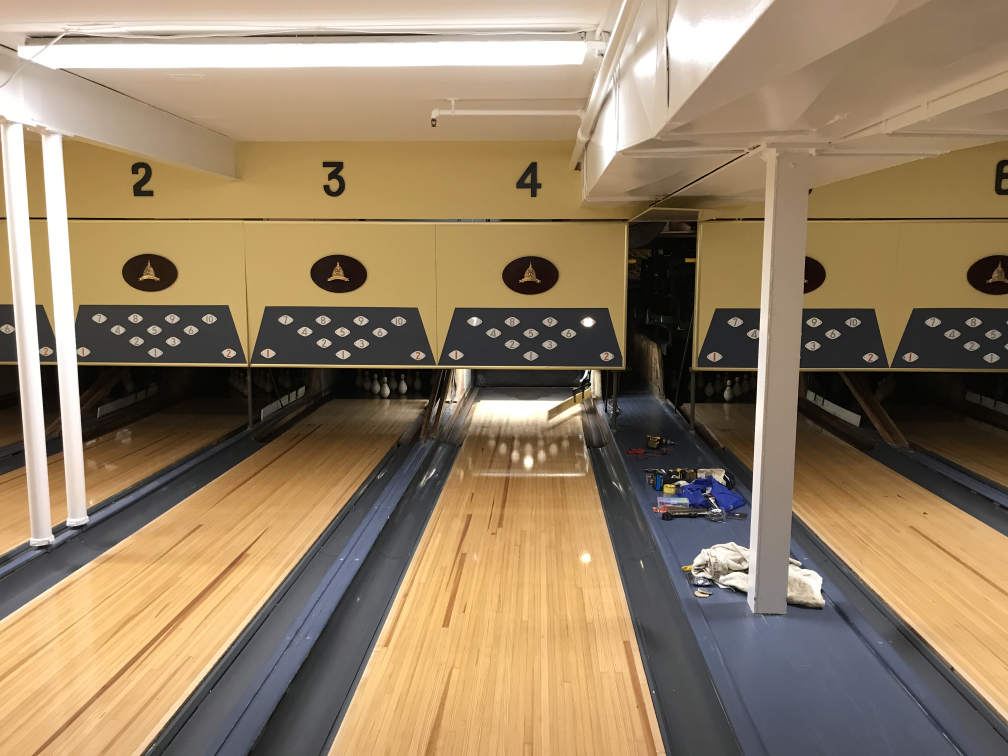
#> input picture IMG_0618.jpg, 4032 x 3024 px, given in place of output2.mp4, which was not available (shown at 1/4 size)
$ python DPBetaPinsBallPCVidtoIOT.py   (older library calls are emulated)
#> lines starting #> are read from the running program, lines starting #| are printed output that depends on the picture; after the words box and inside, x2 and y2 are one past the last pixel; in counts of white or black regions, pixels touching at a corner belong together; pictures that were not available may be replaced by others from this repository, and a replacement may not be noted
# import the necessary packages

import time
import cv2
import numpy
# import RPi.GPIO as GPIO
# from matplotlib import pyplot as plt

pinsGPIO = [6, 26, 20, 5, 21, 3, 16, 2, 14, 15]
mask_crop_ranges = ([1100,1700, 220,2800],[0,0,0,0])
pin_crop_ranges = ([390,490, 820,930],[325,425, 735,835],[345,445, 960,1060],[265,365, 680,760],[280,380, 860,960],
    [300,400, 1065,1165],[260,360, 600,680],[265,365, 790,890],[275,370, 970,1070],[280,380, 1150,1250])

# [16 lines of commented-out code are left out]

def writeImageSeries(frameNoStart, numberOfFrames, img_rgb):
    if frameNoStart <= frameNo:
        if frameNo <= frameNoStart+numberOfFrames:
            print ('Saving ../videos/video3dFrame'+ str(frameNo) +'.jpg')
            cv2.imwrite('../videos/video3dFrame'+ str(frameNo) +'.jpg',img_rgb)

def isPinSetter():
    global setterPresent
    global frameNo
    global img_rgb
    global firstSetterFrame
    # Convert BGR to HSV
    frame = img_rgb[150:450, 650:1600]
    hsv = cv2.cvtColor(frame, cv2.COLOR_BGR2HSV)
    # define range of green color in HSV
    lower_green = numpy.array([65,60,60])
    upper_green = numpy.array([80,255,255])
    # Threshold the HSV image to get only green colors
    mask = cv2.inRange(hsv, lower_green, upper_green)
    res = cv2.bitwise_and(frame,frame, mask=mask)
    _,thrshed = cv2.threshold(cv2.cvtColor(res,cv2.COLOR_BGR2GRAY),3,255,cv2.THRESH_BINARY)
    _,contours,_ = cv2.findContours(thrshed,cv2.RETR_LIST,cv2.CHAIN_APPROX_SIMPLE)
    setterPresent = False
    area = 0
    for cnt in contours:
        #Contour area is measured
        area = cv2.contourArea(cnt) +area
    if area >10000:
        setterPresent = True
        firstSetterFrame = frameNo
    if setterPresent:
        print("Green", area, frameNo)
    else:
        firstSetterFrame = 0

def arm():
    global firstArmFrame
    global frameNo
    firstArmFrame = frameNo

def findPins():
        global x,x1,y,y1
        global priorPinCount
        global img_rgb
        global frame2
        pinCount = 0
        crop = []
        sumHist = [0,0,0,0,0,0,0,0,0,0]
        lower_red = numpy.array([0,0,100]) # lower_red = np.array([0,100,0])
        upper_red = numpy.array([110, 110, 255])  # upper_red = np.array([180,255,255])

        mask = cv2.inRange(img_rgb,lower_red,upper_red)
        output = cv2.bitwise_and(img_rgb, img_rgb, mask=mask)
        threshold = 5
        for i in range(0,10):
                crop.append(output[pin_crop_ranges[i][0]+y:pin_crop_ranges[i][1]+y1,pin_crop_ranges[i][2]+x:pin_crop_ranges[i][3]+x1])
                hist = cv2.calcHist([crop[i]],[1],None,[4], [10,50])
                sumHist[i] = hist[0]+hist[1]+hist[2]+hist[3]
                if frameNo%200 == 0:
                    cv2.putText(crop[i],str(sumHist[i]),(10,10),cv2.FONT_HERSHEY_PLAIN,1,(255,255,255),2,cv2.LINE_AA)
                    cv2.imwrite('../videos/video2'+ str(frameNo*10+i) +'.jpg',crop[i])
                    print('hist', hist)
                if threshold < sumHist[i]:
                    pinCount = pinCount + 2**(9-i)

        print('HIST', frameNo, pinCount, sumHist)
        # bit_GPIO(pinsGPIO,pinCount)q

        if priorPinCount == pinCount:
            return False
        else:
            priorPinCount = pinCount
            return True

cap = cv2.VideoCapture('C:/Users/cliff/OneDrive/pyProjects/videos/output2.mp4')
# setupGPIO(pinsGPIO)
setterPresent = False
armPresent = False
priorPinCount = 0
x=20
x1=0 +x
y=-0
y1=0 + y
crop_ranges = ([1200,1800, 220,2800],[0,0,0,0])

frameNo = 0
prevFrame = 0
ballCounter = [0]*3
origCounter = 0
for i in range(0,1):
    a =(int(crop_ranges[i][2]/2)+x,int(crop_ranges[i][0]/2)+y)
    b = (int(crop_ranges[i][3]/2)+x1, int(crop_ranges[i][1]/2)+y1)
ret, frame1 = cap.read()
#> frame1 is the input picture: shape (3024, 4032, 3); mean B, G, R 100.3, 128.1, 148.8
mask= frame1[650:900, 250:1500]
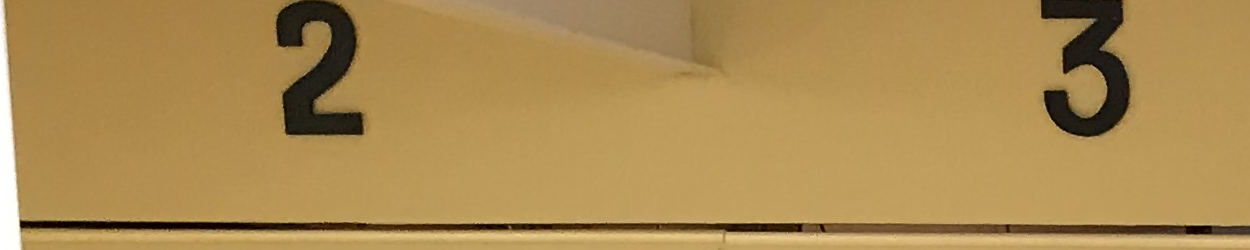
#> mask: shape (250, 1250, 3); mean B, G, R 82.4, 139.8, 171.9
frame1 = mask

while(cap.isOpened()):
    ret, frame2 = cap.read()
    try:
        type(frame2[0]) is None
    except:
        print ("New Video")
        cap.release()
        cap = cv2.VideoCapture('/home/pi/Shared/videos/video3e.h264')
        ret, frame2 = cap.read()
    frameNo = frameNo +1
    img_rgb = frame2

    if setterPresent:
            if firstSetterFrame + 120 > frameNo:
                continue
    if armPresent:
            if firstArmFrame + 120 > frameNo:
                continue
            if firstArmFrame+120 == frameNo:
                armPresent = False

    isPinSetter()
#> in isPinSetter, `frame = img_rgb[150:450, 650:1600]`:
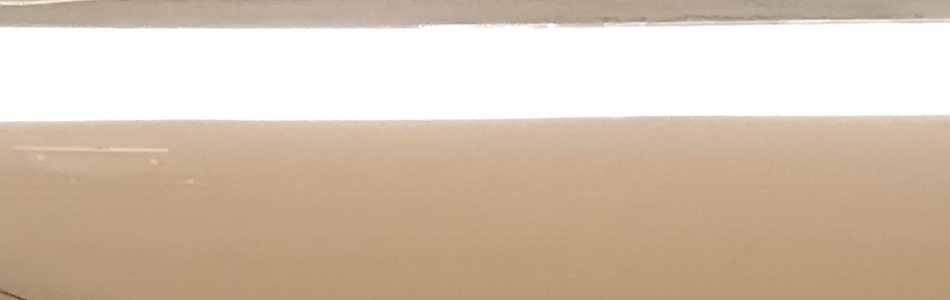
#> frame: shape (300, 950, 3); mean B, G, R 175.1, 194.5, 212.4
#> in isPinSetter, `hsv = cv2.cvtColor(frame, cv2.COLOR_BGR2HSV)`: hsv: shape (300, 950, 3); mean H, S, V 15.9, 49.4, 212.4
#> in isPinSetter, `mask = cv2.inRange(hsv, lower_green, upper_green)`: mask: shape (300, 950); every value is 0
#> in isPinSetter, `res = cv2.bitwise_and(frame,frame, mask=mask)`: res: shape (300, 950, 3); every value is 0
#> in isPinSetter, `_,contours,_ = cv2.findContours(thrshed,cv2.RETR_LIST,cv2.CHAIN_APPROX..`: contours = []
#> after the loop in isPinSetter, `for cnt in contours:`: area = 0
    frame2= frame2[650:900, 250:1500]
    img_gray1 = cv2.cvtColor(mask, cv2.COLOR_BGR2GRAY)
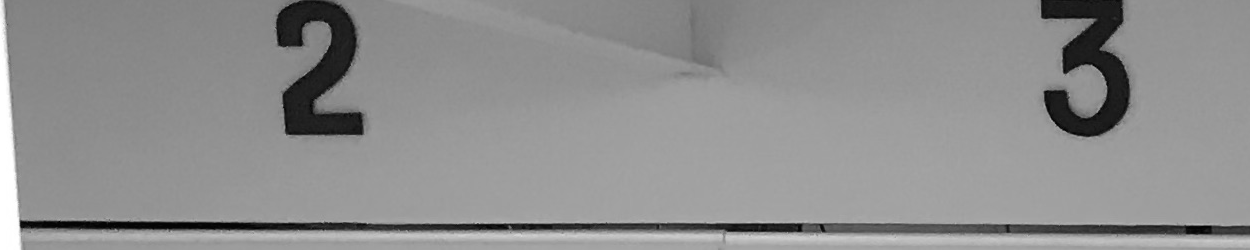
#> img_gray1: shape (250, 1250); min 2, max 255, mean 142.9
    img_gray2 = cv2.cvtColor(frame2, cv2.COLOR_BGR2GRAY)
    diff = cv2.absdiff(img_gray1,img_gray2)
#> diff: shape (250, 1250); every value is 0
    # First value reduces noise.  Values above 150 seem to miss certain ball colors
    ret, thresh = cv2.threshold(diff, 120,255,cv2.THRESH_BINARY)
    frame = thresh
    # Blur eliminates noise by averaging surrounding pixels.  Value is array size of blur and MUST BE ODD
    thresh = cv2.medianBlur(thresh,9)
    cnts = cv2.findContours(thresh.copy(), cv2.RETR_EXTERNAL,
		cv2.CHAIN_APPROX_SIMPLE)[-2]
#> cnts = []
    center = None
    radius = 0
    if len(cnts) > 0:
		# find the largest contour in the mask, then use
		# it to compute the minimum enclosing circle and centroid
        c = max(cnts, key=cv2.contourArea)
        ((xContour, yContour), radius) = cv2.minEnclosingCircle(c)
        print('radius', radius, frameNo, len(cnts))
        ballCounter[0]=0
        ballCounter[1]=0
        ballCounter[2]=0
		# only proceed if the radius meets a minimum size
        if radius > 20:
            # draw the circle and centroid on the frame,
            # then update the list of tracked points
            M = cv2.moments(c)
            center = (int(M["m10"] / M["m00"]), int(M["m01"] / M["m00"]))
            cv2.drawContours(img_gray2, cnts, -1, (0,255,0), 3)
            if center < (1100,200):
                    print('CENTER',center, radius, frameNo, len(cnts))
                    # cv2.imwrite('P:videos/cv2Img'+str(frameNo)+'.jpg',img_gray2)
            else:
                firstArmFrame = frameNo
                armPresent = True
    cv2.imshow('Ball', img_gray2)
    # cv2.imshow('Thresh' , thresh)
    tf = findPins()
#> in findPins, `mask = cv2.inRange(img_rgb,lower_red,upper_red)`:
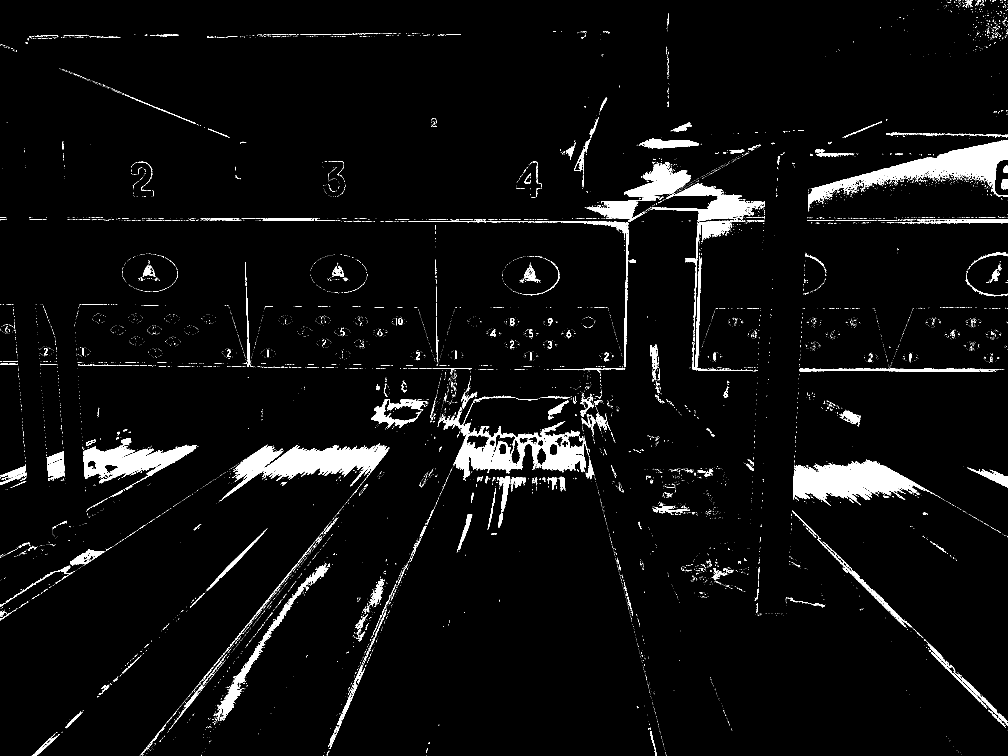
#> mask: shape (3024, 4032) (shown at 1/4 size); 3.9% white; 10597 white regions (9846 under 20 px), largest, box (x1, y1, x2, y2) and area: (890, 1773, 1556, 1995) 51450, (3172, 1838, 3702, 2024) 51429, (3232, 560, 4032, 829) 49671
#> in findPins, `output = cv2.bitwise_and(img_rgb, img_rgb, mask=mask)`:
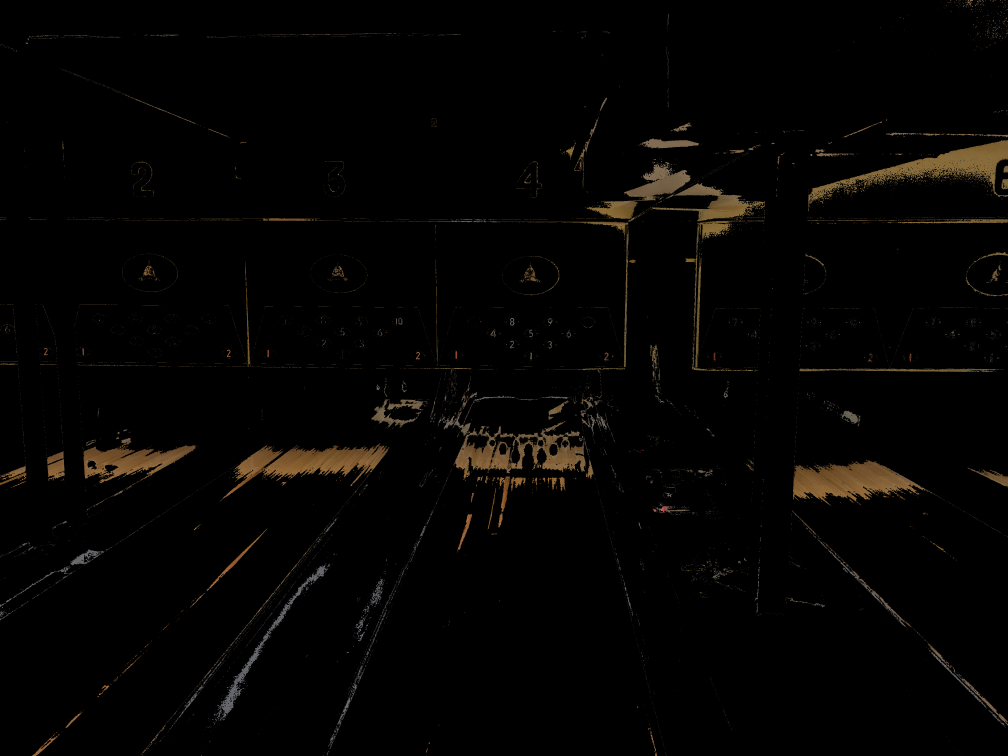
#> output: shape (3024, 4032, 3) (shown at 1/4 size); mean B, G, R 2.5, 3.8, 4.9
#> after the loop in findPins, `for i in range(0,10):`: crop = 10 items; pinCount = 0; sumHist = [[0], [0], [0], [0], [0], [0], [0], [0], [0], [0]]
#> (printed output is left out)

    cv2.rectangle(img_rgb,b, a, 255,2)

    cv2.imshow('IMG_RGB with Ball Rect', img_rgb)

    writeImageSeries(677, 3, img_rgb)
    key = cv2.waitKey(1) & 0xFF
#> (key q is pressed here)

    # if the `q` key was pressed, break from the loop
    if key == ord("q"):
        break

$ run again, on clean_pins.jpg
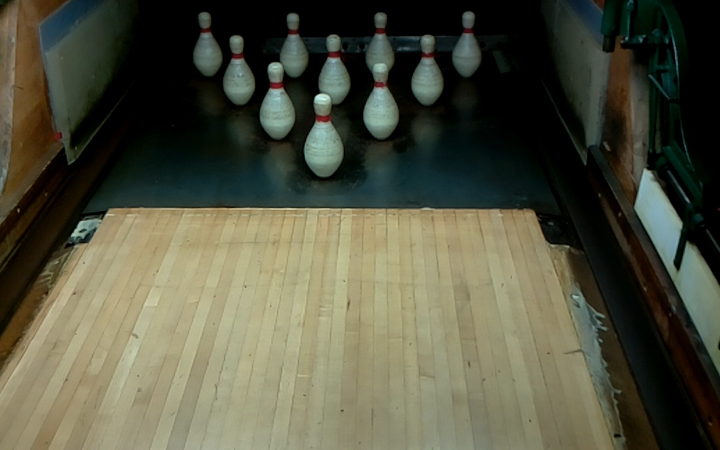
#> input picture clean_pins.jpg, 1440 x 900 px, given in place of output2.mp4, which was not available (shown at 1/2 size)
#> frame1 is the input picture: shape (900, 1440, 3); mean B, G, R 65, 83.6, 83
#> hsv: shape (300, 790, 3); mean H, S, V 48.6, 115.6, 41.9
#> in isPinSetter, `mask = cv2.inRange(hsv, lower_green, upper_green)`:
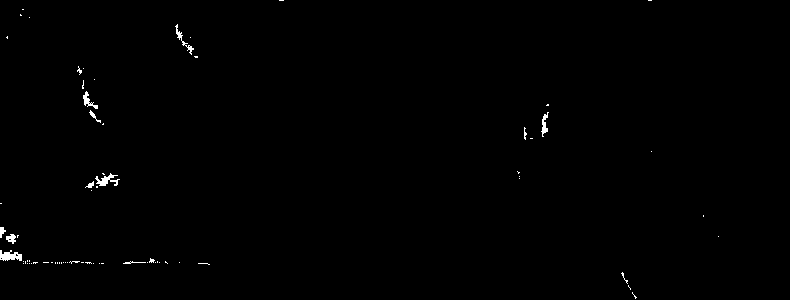
#> mask: shape (300, 790); 0.44% white; 72 white regions (61 under 20 px)
#> contours = 79 contours, 71 with area under 20; largest, box (x1, y1, x2, y2) and area: (0, 250, 22, 261) 128, (95, 173, 120, 186) 94, (83, 91, 98, 109) 66, (541, 112, 549, 137) 58, (175, 24, 194, 55) 54, (6, 234, 16, 244) 48, (0, 227, 6, 238) 26, (89, 110, 101, 123) 23
#> the loop in isPinSetter, `for cnt in contours:` made 79 passes
#> (cnt, area) on passes 33, 34, 35, 36, 38, 42, 43, 46: ([[25, 261], [25, 263]], 25), ([[23, 261]], 25), ([[29, 260], [29, 261]], 25), ([[27, 260], [27, 261]], 25), ([[0, 258], [1, 257], [2, 258], [1, 259]], 37), ([[718, 236]], 174.5), ([[17, 235], [17, 237], [17, 236], [18, 235]], 175), ([[703, 215], [703, 216]], 248.5)
#> after the loop in isPinSetter, `for cnt in contours:`: area = 596.5
#> diff: shape (250, 1190); every value is 0
#> cnts = []
#> after the loop in findPins, `for i in range(0,10):`: crop = 10 items; pinCount = 0; sumHist = [[0], [0], [0], [0], [0], [0], [0], [0], [0], [0]]
#> (printed output is left out)
#> `cv2.rectangle(img_rgb,b, a, 255,2)`:
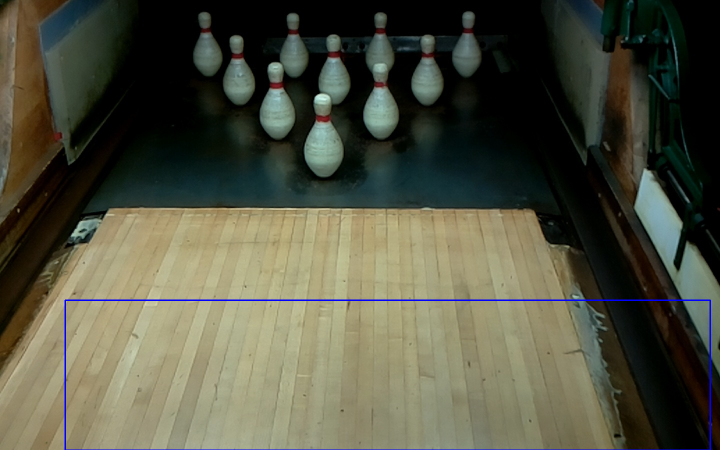
#> img_rgb: shape (900, 1440, 3) (shown at 1/2 size); 0.54% of pixels changed, all inside (x1, y1, x2, y2) = (129, 599, 1422, 900)
